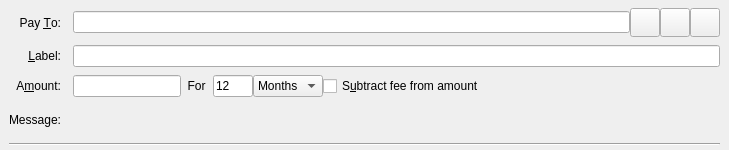
<?xml version="1.0" encoding="UTF-8"?>
<ui version="4.0">
 <class>SendCoinsEntry</class>
 <widget class="QStackedWidget" name="SendCoinsEntry">
  <property name="geometry">
   <rect>
    <x>0</x>
    <y>0</y>
    <width>729</width>
    <height>150</height>
   </rect>
  </property>
  <property name="focusPolicy">
   <enum>Qt::TabFocus</enum>
  </property>
  <property name="autoFillBackground">
   <bool>false</bool>
  </property>
  <widget class="QFrame" name="SendCoins">
   <property name="toolTip">
    <string>This is a normal payment.</string>
   </property>
   <property name="frameShape">
    <enum>QFrame::NoFrame</enum>
   </property>
   <layout class="QGridLayout" name="gridLayout">
    <property name="topMargin">
     <number>8</number>
    </property>
    <property name="bottomMargin">
     <number>4</number>
    </property>
    <property name="horizontalSpacing">
     <number>12</number>
    </property>
    <property name="verticalSpacing">
     <number>8</number>
    </property>
    <item row="4" column="0" colspan="2">
     <widget class="Line" name="line">
      <property name="orientation">
       <enum>Qt::Horizontal</enum>
      </property>
     </widget>
    </item>
    <item row="0" column="0">
     <widget class="QLabel" name="payToLabel">
      <property name="text">
       <string>Pay &amp;To:</string>
      </property>
      <property name="alignment">
       <set>Qt::AlignRight|Qt::AlignTrailing|Qt::AlignVCenter</set>
      </property>
      <property name="buddy">
       <cstring>payTo</cstring>
      </property>
     </widget>
    </item>
    <item row="1" column="1">
     <widget class="QLineEdit" name="addAsLabel">
      <property name="toolTip">
       <string>Enter a label for this address to add it to the list of used addresses</string>
      </property>
     </widget>
    </item>
    <item row="2" column="0">
     <widget class="QLabel" name="amountLabel">
      <property name="text">
       <string>A&amp;mount:</string>
      </property>
      <property name="alignment">
       <set>Qt::AlignRight|Qt::AlignTrailing|Qt::AlignVCenter</set>
      </property>
      <property name="buddy">
       <cstring>payAmount</cstring>
      </property>
     </widget>
    </item>
    <item row="0" column="1">
     <layout class="QHBoxLayout" name="payToLayout">
      <property name="spacing">
       <number>0</number>
      </property>
      <item>
       <widget class="QValidatedLineEdit" name="payTo">
        <property name="toolTip">
         <string>The FAUCETIUM address to send the payment to</string>
        </property>
       </widget>
      </item>
      <item>
       <widget class="QToolButton" name="addressBookButton">
        <property name="toolTip">
         <string>Choose previously used address</string>
        </property>
        <property name="text">
         <string/>
        </property>
        <property name="icon">
         <iconset>
          <normaloff>:/icons/address-book</normaloff>:/icons/address-book</iconset>
        </property>
        <property name="iconSize">
         <size>
          <width>22</width>
          <height>22</height>
         </size>
        </property>
        <property name="shortcut">
         <string>Alt+A</string>
        </property>
       </widget>
      </item>
      <item>
       <widget class="QToolButton" name="pasteButton">
        <property name="toolTip">
         <string>Paste address from clipboard</string>
        </property>
        <property name="text">
         <string/>
        </property>
        <property name="icon">
         <iconset>
          <normaloff>:/icons/editpaste</normaloff>:/icons/editpaste</iconset>
        </property>
        <property name="iconSize">
         <size>
          <width>22</width>
          <height>22</height>
         </size>
        </property>
        <property name="shortcut">
         <string>Alt+P</string>
        </property>
       </widget>
      </item>
      <item>
       <widget class="QToolButton" name="deleteButton">
        <property name="toolTip">
         <string>Remove this entry</string>
        </property>
        <property name="text">
         <string/>
        </property>
        <property name="icon">
         <iconset>
          <normaloff>:/icons/remove</normaloff>:/icons/remove</iconset>
        </property>
        <property name="iconSize">
         <size>
          <width>22</width>
          <height>22</height>
         </size>
        </property>
       </widget>
      </item>
     </layout>
    </item>
    <item row="1" column="0">
     <widget class="QLabel" name="labellLabel">
      <property name="text">
       <string>&amp;Label:</string>
      </property>
      <property name="alignment">
       <set>Qt::AlignRight|Qt::AlignTrailing|Qt::AlignVCenter</set>
      </property>
      <property name="buddy">
       <cstring>addAsLabel</cstring>
      </property>
     </widget>
    </item>
    <item row="2" column="1">
     <layout class="QHBoxLayout" name="horizontalLayoutAmount" stretch="0,0,0,0,1">
      <item>
       <widget class="BitcoinAmountField" name="payAmount"/>
      </item>
      <item>
       <widget class="QLabel" name="locklabel">
        <property name="text">
         <string>  For  </string>
        </property>
       </widget>
      </item>
      <item>
       <widget class="QLineEdit" name="lockperiod">
        <property name="enabled">
         <bool>true</bool>
        </property>
        <property name="maximumSize">
         <size>
          <width>40</width>
          <height>16777215</height>
         </size>
        </property>
        <property name="layoutDirection">
         <enum>Qt::LeftToRight</enum>
        </property>
        <property name="text">
         <string>12</string>
        </property>
        <property name="maxLength">
         <number>6</number>
        </property>
       </widget>
      </item>
      <item>
       <widget class="QComboBox" name="locklength">
        <item>
         <property name="text">
          <string>Months</string>
         </property>
        </item>
        <item>
         <property name="text">
          <string>Weeks</string>
         </property>
        </item>
        <item>
         <property name="text">
          <string>Days</string>
         </property>
        </item>
        <item>
         <property name="text">
          <string>Blocks</string>
         </property>
        </item>
       </widget>
      </item>
      <item>
       <widget class="QCheckBox" name="checkboxSubtractFeeFromAmount">
        <property name="toolTip">
         <string>The fee will be deducted from the amount being sent. The recipient will receive less bitcoins than you enter in the amount field. If multiple recipients are selected, the fee is split equally.</string>
        </property>
        <property name="text">
         <string>S&amp;ubtract fee from amount</string>
        </property>
       </widget>
      </item>
     </layout>
    </item>
    <item row="3" column="0">
     <widget class="QLabel" name="messageLabel">
      <property name="text">
       <string>Message:</string>
      </property>
      <property name="alignment">
       <set>Qt::AlignRight|Qt::AlignTrailing|Qt::AlignVCenter</set>
      </property>
     </widget>
    </item>
    <item row="3" column="1">
     <widget class="QLabel" name="messageTextLabel">
      <property name="toolTip">
       <string>A message that was attached to the FAUCETIUM: URI which will be stored with the transaction for your reference. Note: This message will not be sent over the FAUCETIUM network.</string>
      </property>
      <property name="textFormat">
       <enum>Qt::PlainText</enum>
      </property>
     </widget>
    </item>
   </layout>
  </widget>
  <widget class="QFrame" name="SendCoins_UnauthenticatedPaymentRequest">
   <property name="palette">
    <palette>
     <active>
      <colorrole role="WindowText">
       <brush brushstyle="SolidPattern">
        <color alpha="255">
         <red>0</red>
         <green>0</green>
         <blue>0</blue>
        </color>
       </brush>
      </colorrole>
      <colorrole role="Button">
       <brush brushstyle="SolidPattern">
        <color alpha="255">
         <red>255</red>
         <green>255</green>
         <blue>127</blue>
        </color>
       </brush>
      </colorrole>
      <colorrole role="Light">
       <brush brushstyle="SolidPattern">
        <color alpha="255">
         <red>255</red>
         <green>255</green>
         <blue>255</blue>
        </color>
       </brush>
      </colorrole>
      <colorrole role="Midlight">
       <brush brushstyle="SolidPattern">
        <color alpha="255">
         <red>255</red>
         <green>255</green>
         <blue>191</blue>
        </color>
       </brush>
      </colorrole>
      <colorrole role="Dark">
       <brush brushstyle="SolidPattern">
        <color alpha="255">
         <red>127</red>
         <green>127</green>
         <blue>63</blue>
        </color>
       </brush>
      </colorrole>
      <colorrole role="Mid">
       <brush brushstyle="SolidPattern">
        <color alpha="255">
         <red>170</red>
         <green>170</green>
         <blue>84</blue>
        </color>
       </brush>
      </colorrole>
      <colorrole role="Text">
       <brush brushstyle="SolidPattern">
        <color alpha="255">
         <red>0</red>
         <green>0</green>
         <blue>0</blue>
        </color>
       </brush>
      </colorrole>
      <colorrole role="BrightText">
       <brush brushstyle="SolidPattern">
        <color alpha="255">
         <red>255</red>
         <green>255</green>
         <blue>255</blue>
        </color>
       </brush>
      </colorrole>
      <colorrole role="ButtonText">
       <brush brushstyle="SolidPattern">
        <color alpha="255">
         <red>0</red>
         <green>0</green>
         <blue>0</blue>
        </color>
       </brush>
      </colorrole>
      <colorrole role="Base">
       <brush brushstyle="SolidPattern">
        <color alpha="255">
         <red>255</red>
         <green>255</green>
         <blue>255</blue>
        </color>
       </brush>
      </colorrole>
      <colorrole role="Window">
       <brush brushstyle="SolidPattern">
        <color alpha="255">
         <red>255</red>
         <green>255</green>
         <blue>127</blue>
        </color>
       </brush>
      </colorrole>
      <colorrole role="Shadow">
       <brush brushstyle="SolidPattern">
        <color alpha="255">
         <red>0</red>
         <green>0</green>
         <blue>0</blue>
        </color>
       </brush>
      </colorrole>
      <colorrole role="AlternateBase">
       <brush brushstyle="SolidPattern">
        <color alpha="255">
         <red>255</red>
         <green>255</green>
         <blue>191</blue>
        </color>
       </brush>
      </colorrole>
      <colorrole role="ToolTipBase">
       <brush brushstyle="SolidPattern">
        <color alpha="255">
         <red>255</red>
         <green>255</green>
         <blue>220</blue>
        </color>
       </brush>
      </colorrole>
      <colorrole role="ToolTipText">
       <brush brushstyle="SolidPattern">
        <color alpha="255">
         <red>0</red>
         <green>0</green>
         <blue>0</blue>
        </color>
       </brush>
      </colorrole>
     </active>
     <inactive>
      <colorrole role="WindowText">
       <brush brushstyle="SolidPattern">
        <color alpha="255">
         <red>0</red>
         <green>0</green>
         <blue>0</blue>
        </color>
       </brush>
      </colorrole>
      <colorrole role="Button">
       <brush brushstyle="SolidPattern">
        <color alpha="255">
         <red>255</red>
         <green>255</green>
         <blue>127</blue>
        </color>
       </brush>
      </colorrole>
      <colorrole role="Light">
       <brush brushstyle="SolidPattern">
        <color alpha="255">
         <red>255</red>
         <green>255</green>
         <blue>255</blue>
        </color>
       </brush>
      </colorrole>
      <colorrole role="Midlight">
       <brush brushstyle="SolidPattern">
        <color alpha="255">
         <red>255</red>
         <green>255</green>
         <blue>191</blue>
        </color>
       </brush>
      </colorrole>
      <colorrole role="Dark">
       <brush brushstyle="SolidPattern">
        <color alpha="255">
         <red>127</red>
         <green>127</green>
         <blue>63</blue>
        </color>
       </brush>
      </colorrole>
      <colorrole role="Mid">
       <brush brushstyle="SolidPattern">
        <color alpha="255">
         <red>170</red>
         <green>170</green>
         <blue>84</blue>
        </color>
       </brush>
      </colorrole>
      <colorrole role="Text">
       <brush brushstyle="SolidPattern">
        <color alpha="255">
         <red>0</red>
         <green>0</green>
         <blue>0</blue>
        </color>
       </brush>
      </colorrole>
      <colorrole role="BrightText">
       <brush brushstyle="SolidPattern">
        <color alpha="255">
         <red>255</red>
         <green>255</green>
         <blue>255</blue>
        </color>
       </brush>
      </colorrole>
      <colorrole role="ButtonText">
       <brush brushstyle="SolidPattern">
        <color alpha="255">
         <red>0</red>
         <green>0</green>
         <blue>0</blue>
        </color>
       </brush>
      </colorrole>
      <colorrole role="Base">
       <brush brushstyle="SolidPattern">
        <color alpha="255">
         <red>255</red>
         <green>255</green>
         <blue>255</blue>
        </color>
       </brush>
      </colorrole>
      <colorrole role="Window">
       <brush brushstyle="SolidPattern">
        <color alpha="255">
         <red>255</red>
         <green>255</green>
         <blue>127</blue>
        </color>
       </brush>
      </colorrole>
      <colorrole role="Shadow">
       <brush brushstyle="SolidPattern">
        <color alpha="255">
         <red>0</red>
         <green>0</green>
         <blue>0</blue>
        </color>
       </brush>
      </colorrole>
      <colorrole role="AlternateBase">
       <brush brushstyle="SolidPattern">
        <color alpha="255">
         <red>255</red>
         <green>255</green>
         <blue>191</blue>
        </color>
       </brush>
      </colorrole>
      <colorrole role="ToolTipBase">
       <brush brushstyle="SolidPattern">
        <color alpha="255">
         <red>255</red>
         <green>255</green>
         <blue>220</blue>
        </color>
       </brush>
      </colorrole>
      <colorrole role="ToolTipText">
       <brush brushstyle="SolidPattern">
        <color alpha="255">
         <red>0</red>
         <green>0</green>
         <blue>0</blue>
        </color>
       </brush>
      </colorrole>
     </inactive>
     <disabled>
      <colorrole role="WindowText">
       <brush brushstyle="SolidPattern">
        <color alpha="255">
         <red>127</red>
         <green>127</green>
         <blue>63</blue>
        </color>
       </brush>
      </colorrole>
      <colorrole role="Button">
       <brush brushstyle="SolidPattern">
        <color alpha="255">
         <red>255</red>
         <green>255</green>
         <blue>127</blue>
        </color>
       </brush>
      </colorrole>
      <colorrole role="Light">
       <brush brushstyle="SolidPattern">
        <color alpha="255">
         <red>255</red>
         <green>255</green>
         <blue>255</blue>
        </color>
       </brush>
      </colorrole>
      <colorrole role="Midlight">
       <brush brushstyle="SolidPattern">
        <color alpha="255">
         <red>255</red>
         <green>255</green>
         <blue>191</blue>
        </color>
       </brush>
      </colorrole>
      <colorrole role="Dark">
       <brush brushstyle="SolidPattern">
        <color alpha="255">
         <red>127</red>
         <green>127</green>
         <blue>63</blue>
        </color>
       </brush>
      </colorrole>
      <colorrole role="Mid">
       <brush brushstyle="SolidPattern">
        <color alpha="255">
         <red>170</red>
         <green>170</green>
         <blue>84</blue>
        </color>
       </brush>
      </colorrole>
      <colorrole role="Text">
       <brush brushstyle="SolidPattern">
        <color alpha="255">
         <red>127</red>
         <green>127</green>
         <blue>63</blue>
        </color>
       </brush>
      </colorrole>
      <colorrole role="BrightText">
       <brush brushstyle="SolidPattern">
        <color alpha="255">
         <red>255</red>
         <green>255</green>
         <blue>255</blue>
        </color>
       </brush>
      </colorrole>
      <colorrole role="ButtonText">
       <brush brushstyle="SolidPattern">
        <color alpha="255">
         <red>127</red>
         <green>127</green>
         <blue>63</blue>
        </color>
       </brush>
      </colorrole>
      <colorrole role="Base">
       <brush brushstyle="SolidPattern">
        <color alpha="255">
         <red>255</red>
         <green>255</green>
         <blue>127</blue>
        </color>
       </brush>
      </colorrole>
      <colorrole role="Window">
       <brush brushstyle="SolidPattern">
        <color alpha="255">
         <red>255</red>
         <green>255</green>
         <blue>127</blue>
        </color>
       </brush>
      </colorrole>
      <colorrole role="Shadow">
       <brush brushstyle="SolidPattern">
        <color alpha="255">
         <red>0</red>
         <green>0</green>
         <blue>0</blue>
        </color>
       </brush>
      </colorrole>
      <colorrole role="AlternateBase">
       <brush brushstyle="SolidPattern">
        <color alpha="255">
         <red>255</red>
         <green>255</green>
         <blue>127</blue>
        </color>
       </brush>
      </colorrole>
      <colorrole role="ToolTipBase">
       <brush brushstyle="SolidPattern">
        <color alpha="255">
         <red>255</red>
         <green>255</green>
         <blue>220</blue>
        </color>
       </brush>
      </colorrole>
      <colorrole role="ToolTipText">
       <brush brushstyle="SolidPattern">
        <color alpha="255">
         <red>0</red>
         <green>0</green>
         <blue>0</blue>
        </color>
       </brush>
      </colorrole>
     </disabled>
    </palette>
   </property>
   <property name="toolTip">
    <string>This is an unauthenticated payment request.</string>
   </property>
   <property name="autoFillBackground">
    <bool>true</bool>
   </property>
   <property name="frameShape">
    <enum>QFrame::NoFrame</enum>
   </property>
   <layout class="QGridLayout" name="gridLayout_is">
    <property name="spacing">
     <number>12</number>
    </property>
    <item row="0" column="0">
     <widget class="QLabel" name="payToLabel_is">
      <property name="text">
       <string>Pay To:</string>
      </property>
      <property name="alignment">
       <set>Qt::AlignRight|Qt::AlignTrailing|Qt::AlignVCenter</set>
      </property>
     </widget>
    </item>
    <item row="0" column="1">
     <layout class="QHBoxLayout" name="payToLayout_is">
      <property name="spacing">
       <number>0</number>
      </property>
      <item>
       <widget class="QLabel" name="payTo_is"/>
      </item>
      <item>
       <widget class="QToolButton" name="deleteButton_is">
        <property name="toolTip">
         <string>Remove this entry</string>
        </property>
        <property name="text">
         <string/>
        </property>
        <property name="icon">
         <iconset>
          <normaloff>:/icons/remove</normaloff>:/icons/remove</iconset>
        </property>
       </widget>
      </item>
     </layout>
    </item>
    <item row="1" column="0">
     <widget class="QLabel" name="memoLabel_is">
      <property name="text">
       <string>Memo:</string>
      </property>
      <property name="alignment">
       <set>Qt::AlignRight|Qt::AlignTrailing|Qt::AlignVCenter</set>
      </property>
     </widget>
    </item>
    <item row="1" column="1">
     <widget class="QLabel" name="memoTextLabel_is">
      <property name="textFormat">
       <enum>Qt::PlainText</enum>
      </property>
     </widget>
    </item>
    <item row="2" column="0">
     <widget class="QLabel" name="amountLabel_is">
      <property name="text">
       <string>A&amp;mount:</string>
      </property>
      <property name="alignment">
       <set>Qt::AlignRight|Qt::AlignTrailing|Qt::AlignVCenter</set>
      </property>
      <property name="buddy">
       <cstring>payAmount_is</cstring>
      </property>
     </widget>
    </item>
    <item row="2" column="1">
     <widget class="BitcoinAmountField" name="payAmount_is">
      <property name="acceptDrops">
       <bool>false</bool>
      </property>
     </widget>
    </item>
   </layout>
  </widget>
  <widget class="QFrame" name="SendCoins_AuthenticatedPaymentRequest">
   <property name="palette">
    <palette>
     <active>
      <colorrole role="WindowText">
       <brush brushstyle="SolidPattern">
        <color alpha="255">
         <red>0</red>
         <green>0</green>
         <blue>0</blue>
        </color>
       </brush>
      </colorrole>
      <colorrole role="Button">
       <brush brushstyle="SolidPattern">
        <color alpha="255">
         <red>140</red>
         <green>232</green>
         <blue>119</blue>
        </color>
       </brush>
      </colorrole>
      <colorrole role="Light">
       <brush brushstyle="SolidPattern">
        <color alpha="255">
         <red>230</red>
         <green>255</green>
         <blue>224</blue>
        </color>
       </brush>
      </colorrole>
      <colorrole role="Midlight">
       <brush brushstyle="SolidPattern">
        <color alpha="255">
         <red>185</red>
         <green>243</green>
         <blue>171</blue>
        </color>
       </brush>
      </colorrole>
      <colorrole role="Dark">
       <brush brushstyle="SolidPattern">
        <color alpha="255">
         <red>70</red>
         <green>116</green>
         <blue>59</blue>
        </color>
       </brush>
      </colorrole>
      <colorrole role="Mid">
       <brush brushstyle="SolidPattern">
        <color alpha="255">
         <red>93</red>
         <green>155</green>
         <blue>79</blue>
        </color>
       </brush>
      </colorrole>
      <colorrole role="Text">
       <brush brushstyle="SolidPattern">
        <color alpha="255">
         <red>0</red>
         <green>0</green>
         <blue>0</blue>
        </color>
       </brush>
      </colorrole>
      <colorrole role="BrightText">
       <brush brushstyle="SolidPattern">
        <color alpha="255">
         <red>155</red>
         <green>255</green>
         <blue>147</blue>
        </color>
       </brush>
      </colorrole>
      <colorrole role="ButtonText">
       <brush brushstyle="SolidPattern">
        <color alpha="255">
         <red>0</red>
         <green>0</green>
         <blue>0</blue>
        </color>
       </brush>
      </colorrole>
      <colorrole role="Base">
       <brush brushstyle="SolidPattern">
        <color alpha="255">
         <red>119</red>
         <green>255</green>
         <blue>233</blue>
        </color>
       </brush>
      </colorrole>
      <colorrole role="Window">
       <brush brushstyle="SolidPattern">
        <color alpha="255">
         <red>140</red>
         <green>232</green>
         <blue>119</blue>
        </color>
       </brush>
      </colorrole>
      <colorrole role="Shadow">
       <brush brushstyle="SolidPattern">
        <color alpha="255">
         <red>0</red>
         <green>0</green>
         <blue>0</blue>
        </color>
       </brush>
      </colorrole>
      <colorrole role="AlternateBase">
       <brush brushstyle="SolidPattern">
        <color alpha="255">
         <red>197</red>
         <green>243</green>
         <blue>187</blue>
        </color>
       </brush>
      </colorrole>
      <colorrole role="NoRole">
       <brush brushstyle="SolidPattern">
        <color alpha="255">
         <red>125</red>
         <green>194</green>
         <blue>122</blue>
        </color>
       </brush>
      </colorrole>
      <colorrole role="ToolTipBase">
       <brush brushstyle="SolidPattern">
        <color alpha="255">
         <red>255</red>
         <green>255</green>
         <blue>220</blue>
        </color>
       </brush>
      </colorrole>
      <colorrole role="ToolTipText">
       <brush brushstyle="SolidPattern">
        <color alpha="255">
         <red>0</red>
         <green>0</green>
         <blue>0</blue>
        </color>
       </brush>
      </colorrole>
     </active>
     <inactive>
      <colorrole role="WindowText">
       <brush brushstyle="SolidPattern">
        <color alpha="255">
         <red>0</red>
         <green>0</green>
         <blue>0</blue>
        </color>
       </brush>
      </colorrole>
      <colorrole role="Button">
       <brush brushstyle="SolidPattern">
        <color alpha="255">
         <red>140</red>
         <green>232</green>
         <blue>119</blue>
        </color>
       </brush>
      </colorrole>
      <colorrole role="Light">
       <brush brushstyle="SolidPattern">
        <color alpha="255">
         <red>230</red>
         <green>255</green>
         <blue>224</blue>
        </color>
       </brush>
      </colorrole>
      <colorrole role="Midlight">
       <brush brushstyle="SolidPattern">
        <color alpha="255">
         <red>185</red>
         <green>243</green>
         <blue>171</blue>
        </color>
       </brush>
      </colorrole>
      <colorrole role="Dark">
       <brush brushstyle="SolidPattern">
        <color alpha="255">
         <red>70</red>
         <green>116</green>
         <blue>59</blue>
        </color>
       </brush>
      </colorrole>
      <colorrole role="Mid">
       <brush brushstyle="SolidPattern">
        <color alpha="255">
         <red>93</red>
         <green>155</green>
         <blue>79</blue>
        </color>
       </brush>
      </colorrole>
      <colorrole role="Text">
       <brush brushstyle="SolidPattern">
        <color alpha="255">
         <red>0</red>
         <green>0</green>
         <blue>0</blue>
        </color>
       </brush>
      </colorrole>
      <colorrole role="BrightText">
       <brush brushstyle="SolidPattern">
        <color alpha="255">
         <red>155</red>
         <green>255</green>
         <blue>147</blue>
        </color>
       </brush>
      </colorrole>
      <colorrole role="ButtonText">
       <brush brushstyle="SolidPattern">
        <color alpha="255">
         <red>0</red>
         <green>0</green>
         <blue>0</blue>
        </color>
       </brush>
      </colorrole>
      <colorrole role="Base">
       <brush brushstyle="SolidPattern">
        <color alpha="255">
         <red>119</red>
         <green>255</green>
         <blue>233</blue>
        </color>
       </brush>
      </colorrole>
      <colorrole role="Window">
       <brush brushstyle="SolidPattern">
        <color alpha="255">
         <red>140</red>
         <green>232</green>
         <blue>119</blue>
        </color>
       </brush>
      </colorrole>
      <colorrole role="Shadow">
       <brush brushstyle="SolidPattern">
        <color alpha="255">
         <red>0</red>
         <green>0</green>
         <blue>0</blue>
        </color>
       </brush>
      </colorrole>
      <colorrole role="AlternateBase">
       <brush brushstyle="SolidPattern">
        <color alpha="255">
         <red>197</red>
         <green>243</green>
         <blue>187</blue>
        </color>
       </brush>
      </colorrole>
      <colorrole role="NoRole">
       <brush brushstyle="SolidPattern">
        <color alpha="255">
         <red>125</red>
         <green>194</green>
         <blue>122</blue>
        </color>
       </brush>
      </colorrole>
      <colorrole role="ToolTipBase">
       <brush brushstyle="SolidPattern">
        <color alpha="255">
         <red>255</red>
         <green>255</green>
         <blue>220</blue>
        </color>
       </brush>
      </colorrole>
      <colorrole role="ToolTipText">
       <brush brushstyle="SolidPattern">
        <color alpha="255">
         <red>0</red>
         <green>0</green>
         <blue>0</blue>
        </color>
       </brush>
      </colorrole>
     </inactive>
     <disabled>
      <colorrole role="WindowText">
       <brush brushstyle="SolidPattern">
        <color alpha="255">
         <red>70</red>
         <green>116</green>
         <blue>59</blue>
        </color>
       </brush>
      </colorrole>
      <colorrole role="Button">
       <brush brushstyle="SolidPattern">
        <color alpha="255">
         <red>140</red>
         <green>232</green>
         <blue>119</blue>
        </color>
       </brush>
      </colorrole>
      <colorrole role="Light">
       <brush brushstyle="SolidPattern">
        <color alpha="255">
         <red>230</red>
         <green>255</green>
         <blue>224</blue>
        </color>
       </brush>
      </colorrole>
      <colorrole role="Midlight">
       <brush brushstyle="SolidPattern">
        <color alpha="255">
         <red>185</red>
         <green>243</green>
         <blue>171</blue>
        </color>
       </brush>
      </colorrole>
      <colorrole role="Dark">
       <brush brushstyle="SolidPattern">
        <color alpha="255">
         <red>70</red>
         <green>116</green>
         <blue>59</blue>
        </color>
       </brush>
      </colorrole>
      <colorrole role="Mid">
       <brush brushstyle="SolidPattern">
        <color alpha="255">
         <red>93</red>
         <green>155</green>
         <blue>79</blue>
        </color>
       </brush>
      </colorrole>
      <colorrole role="Text">
       <brush brushstyle="SolidPattern">
        <color alpha="255">
         <red>70</red>
         <green>116</green>
         <blue>59</blue>
        </color>
       </brush>
      </colorrole>
      <colorrole role="BrightText">
       <brush brushstyle="SolidPattern">
        <color alpha="255">
         <red>155</red>
         <green>255</green>
         <blue>147</blue>
        </color>
       </brush>
      </colorrole>
      <colorrole role="ButtonText">
       <brush brushstyle="SolidPattern">
        <color alpha="255">
         <red>70</red>
         <green>116</green>
         <blue>59</blue>
        </color>
       </brush>
      </colorrole>
      <colorrole role="Base">
       <brush brushstyle="SolidPattern">
        <color alpha="255">
         <red>140</red>
         <green>232</green>
         <blue>119</blue>
        </color>
       </brush>
      </colorrole>
      <colorrole role="Window">
       <brush brushstyle="SolidPattern">
        <color alpha="255">
         <red>140</red>
         <green>232</green>
         <blue>119</blue>
        </color>
       </brush>
      </colorrole>
      <colorrole role="Shadow">
       <brush brushstyle="SolidPattern">
        <color alpha="255">
         <red>0</red>
         <green>0</green>
         <blue>0</blue>
        </color>
       </brush>
      </colorrole>
      <colorrole role="AlternateBase">
       <brush brushstyle="SolidPattern">
        <color alpha="255">
         <red>140</red>
         <green>232</green>
         <blue>119</blue>
        </color>
       </brush>
      </colorrole>
      <colorrole role="NoRole">
       <brush brushstyle="SolidPattern">
        <color alpha="255">
         <red>125</red>
         <green>194</green>
         <blue>122</blue>
        </color>
       </brush>
      </colorrole>
      <colorrole role="ToolTipBase">
       <brush brushstyle="SolidPattern">
        <color alpha="255">
         <red>255</red>
         <green>255</green>
         <blue>220</blue>
        </color>
       </brush>
      </colorrole>
      <colorrole role="ToolTipText">
       <brush brushstyle="SolidPattern">
        <color alpha="255">
         <red>0</red>
         <green>0</green>
         <blue>0</blue>
        </color>
       </brush>
      </colorrole>
     </disabled>
    </palette>
   </property>
   <property name="toolTip">
    <string>This is an authenticated payment request.</string>
   </property>
   <property name="autoFillBackground">
    <bool>true</bool>
   </property>
   <property name="frameShape">
    <enum>QFrame::NoFrame</enum>
   </property>
   <layout class="QGridLayout" name="gridLayout_s">
    <property name="spacing">
     <number>12</number>
    </property>
    <item row="0" column="0">
     <widget class="QLabel" name="payToLabel_s">
      <property name="text">
       <string>Pay To:</string>
      </property>
      <property name="alignment">
       <set>Qt::AlignRight|Qt::AlignTrailing|Qt::AlignVCenter</set>
      </property>
     </widget>
    </item>
    <item row="0" column="1">
     <layout class="QHBoxLayout" name="payToLayout_s">
      <property name="spacing">
       <number>0</number>
      </property>
      <item>
       <widget class="QLabel" name="payTo_s">
        <property name="textFormat">
         <enum>Qt::PlainText</enum>
        </property>
       </widget>
      </item>
      <item>
       <widget class="QToolButton" name="deleteButton_s">
        <property name="toolTip">
         <string>Remove this entry</string>
        </property>
        <property name="text">
         <string/>
        </property>
        <property name="icon">
         <iconset>
          <normaloff>:/icons/remove</normaloff>:/icons/remove</iconset>
        </property>
       </widget>
      </item>
     </layout>
    </item>
    <item row="1" column="0">
     <widget class="QLabel" name="memoLabel_s">
      <property name="text">
       <string>Memo:</string>
      </property>
      <property name="alignment">
       <set>Qt::AlignRight|Qt::AlignTrailing|Qt::AlignVCenter</set>
      </property>
     </widget>
    </item>
    <item row="1" column="1">
     <widget class="QLabel" name="memoTextLabel_s">
      <property name="textFormat">
       <enum>Qt::PlainText</enum>
      </property>
     </widget>
    </item>
    <item row="2" column="0">
     <widget class="QLabel" name="amountLabel_s">
      <property name="text">
       <string>A&amp;mount:</string>
      </property>
      <property name="alignment">
       <set>Qt::AlignRight|Qt::AlignTrailing|Qt::AlignVCenter</set>
      </property>
      <property name="buddy">
       <cstring>payAmount_s</cstring>
      </property>
     </widget>
    </item>
    <item row="2" column="1">
     <widget class="BitcoinAmountField" name="payAmount_s">
      <property name="acceptDrops">
       <bool>false</bool>
      </property>
     </widget>
    </item>
   </layout>
  </widget>
 </widget>
 <customwidgets>
  <customwidget>
   <class>QValidatedLineEdit</class>
   <extends>QLineEdit</extends>
   <header>qvalidatedlineedit.h</header>
  </customwidget>
  <customwidget>
   <class>BitcoinAmountField</class>
   <extends>QLineEdit</extends>
   <header>bitcoinamountfield.h</header>
   <container>1</container>
  </customwidget>
 </customwidgets>
 <tabstops>
  <tabstop>payTo</tabstop>
  <tabstop>addressBookButton</tabstop>
  <tabstop>pasteButton</tabstop>
  <tabstop>deleteButton</tabstop>
  <tabstop>addAsLabel</tabstop>
  <tabstop>payAmount</tabstop>
  <tabstop>payAmount_is</tabstop>
  <tabstop>deleteButton_is</tabstop>
  <tabstop>payAmount_s</tabstop>
  <tabstop>deleteButton_s</tabstop>
 </tabstops>
 <resources/>
 <connections/>
</ui>
